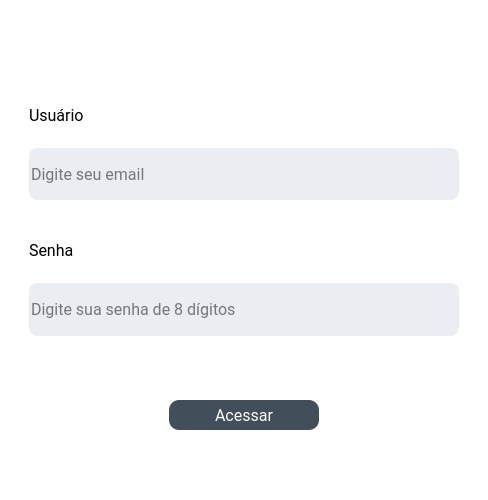
<?xml version="1.0" encoding="UTF-8"?>
<ui version="4.0">
 <class>Login</class>
 <widget class="QWidget" name="Login">
  <property name="geometry">
   <rect>
    <x>0</x>
    <y>0</y>
    <width>488</width>
    <height>500</height>
   </rect>
  </property>
  <property name="minimumSize">
   <size>
    <width>0</width>
    <height>500</height>
   </size>
  </property>
  <property name="maximumSize">
   <size>
    <width>488</width>
    <height>500</height>
   </size>
  </property>
  <property name="windowTitle">
   <string>Form</string>
  </property>
  <property name="styleSheet">
   <string notr="true">background-color: rgb(255, 255, 255);</string>
  </property>
  <layout class="QVBoxLayout" name="verticalLayout_3">
   <item>
    <widget class="QLabel" name="label">
     <property name="text">
      <string/>
     </property>
     <property name="pixmap">
      <pixmap>../../../resources/images/user_login.svg</pixmap>
     </property>
     <property name="scaledContents">
      <bool>true</bool>
     </property>
    </widget>
   </item>
   <item>
    <spacer name="verticalSpacer">
     <property name="orientation">
      <enum>Qt::Orientation::Vertical</enum>
     </property>
     <property name="sizeType">
      <enum>QSizePolicy::Policy::Preferred</enum>
     </property>
     <property name="sizeHint" stdset="0">
      <size>
       <width>20</width>
       <height>40</height>
      </size>
     </property>
    </spacer>
   </item>
   <item>
    <widget class="QFrame" name="frame">
     <property name="sizePolicy">
      <sizepolicy hsizetype="Preferred" vsizetype="MinimumExpanding">
       <horstretch>0</horstretch>
       <verstretch>0</verstretch>
      </sizepolicy>
     </property>
     <property name="styleSheet">
      <string notr="true">background-color: rgb(255, 255, 255);
border: none;</string>
     </property>
     <property name="frameShape">
      <enum>QFrame::Shape::StyledPanel</enum>
     </property>
     <property name="frameShadow">
      <enum>QFrame::Shadow::Raised</enum>
     </property>
     <layout class="QVBoxLayout" name="verticalLayout_4">
      <item>
       <widget class="QFrame" name="frame_2">
        <property name="frameShape">
         <enum>QFrame::Shape::StyledPanel</enum>
        </property>
        <property name="frameShadow">
         <enum>QFrame::Shadow::Raised</enum>
        </property>
        <layout class="QVBoxLayout" name="verticalLayout">
         <item>
          <widget class="QLabel" name="label_2">
           <property name="font">
            <font>
             <family>Roboto</family>
             <pointsize>12</pointsize>
            </font>
           </property>
           <property name="text">
            <string>Usuário</string>
           </property>
          </widget>
         </item>
         <item>
          <widget class="QLineEdit" name="lineEdit">
           <property name="sizePolicy">
            <sizepolicy hsizetype="Expanding" vsizetype="Preferred">
             <horstretch>0</horstretch>
             <verstretch>0</verstretch>
            </sizepolicy>
           </property>
           <property name="font">
            <font>
             <family>Roboto</family>
             <pointsize>12</pointsize>
            </font>
           </property>
           <property name="styleSheet">
            <string notr="true">background-color: rgb(234, 238, 242);
border-radius: 8px;
padding-left: 1em;</string>
           </property>
           <property name="placeholderText">
            <string>Digite seu email</string>
           </property>
          </widget>
         </item>
        </layout>
       </widget>
      </item>
      <item>
       <widget class="QFrame" name="frame_3">
        <property name="frameShape">
         <enum>QFrame::Shape::StyledPanel</enum>
        </property>
        <property name="frameShadow">
         <enum>QFrame::Shadow::Raised</enum>
        </property>
        <layout class="QVBoxLayout" name="verticalLayout_2">
         <item>
          <widget class="QLabel" name="label_3">
           <property name="font">
            <font>
             <family>Roboto</family>
             <pointsize>12</pointsize>
            </font>
           </property>
           <property name="text">
            <string>Senha</string>
           </property>
          </widget>
         </item>
         <item>
          <widget class="QLineEdit" name="lineEdit_2">
           <property name="sizePolicy">
            <sizepolicy hsizetype="Expanding" vsizetype="Preferred">
             <horstretch>0</horstretch>
             <verstretch>0</verstretch>
            </sizepolicy>
           </property>
           <property name="font">
            <font>
             <family>Roboto</family>
             <pointsize>12</pointsize>
            </font>
           </property>
           <property name="styleSheet">
            <string notr="true">background-color: rgb(234, 238, 242);
border-radius: 8px;
padding-left: 1em;</string>
           </property>
           <property name="echoMode">
            <enum>QLineEdit::EchoMode::Password</enum>
           </property>
           <property name="placeholderText">
            <string>Digite sua senha de 8 dígitos</string>
           </property>
          </widget>
         </item>
        </layout>
       </widget>
      </item>
      <item>
       <widget class="QFrame" name="frame_4">
        <property name="frameShape">
         <enum>QFrame::Shape::StyledPanel</enum>
        </property>
        <property name="frameShadow">
         <enum>QFrame::Shadow::Raised</enum>
        </property>
        <layout class="QHBoxLayout" name="horizontalLayout">
         <item>
          <widget class="QPushButton" name="pushButton">
           <property name="maximumSize">
            <size>
             <width>150</width>
             <height>30</height>
            </size>
           </property>
           <property name="font">
            <font>
             <family>Roboto</family>
             <pointsize>12</pointsize>
            </font>
           </property>
           <property name="styleSheet">
            <string notr="true"> QPushButton{
	background-color: rgb(66, 79, 91);
	color: rgb(255, 255, 255);
	border-radius: 10px;
}
 QPushButton::hover{
	background-color: rgb(114, 135, 157);
}

QPushButton::pressed {
            background-color: #89966E;
}</string>
           </property>
           <property name="text">
            <string>Acessar</string>
           </property>
          </widget>
         </item>
        </layout>
       </widget>
      </item>
     </layout>
    </widget>
   </item>
  </layout>
 </widget>
 <resources/>
 <connections/>
</ui>
